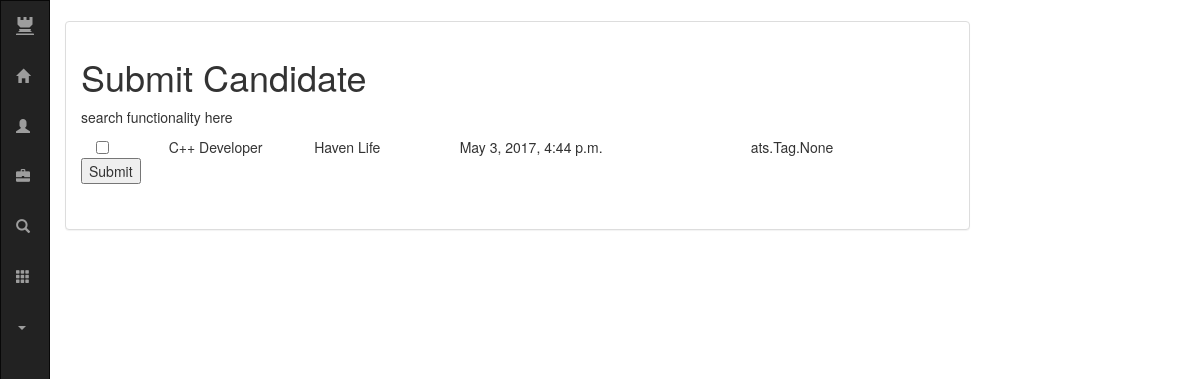
Page /candidate/6/submit (signed in) on the committed database.
### ats/models.py (models this page shows, shortened)
class Job(models.Model):
	title 				= models.CharField(max_length=100)
	description			= models.TextField(max_length=10000)
	currently_open		= models.BooleanField(default=False)
	company 			= models.CharField(max_length=100) #should this be another obj?
	pub_date 			= models.DateTimeField('date published')
	tags 				= models.ManyToManyField(Tag)
	base_url 			= '/job/'

### ats/views.py (the view)
# urls.py: url(r'^candidate/(?P<candidate_pk>[0-9]+)/submit$', views.submit_candidate, name='submit_candidate'),
@login_required
def submit_candidate(request, candidate_pk):
	c = Candidate.objects.get(pk=candidate_pk)
	global_jobs = Job.objects.all()
	if request.method == 'POST':
		arr = request.POST.getlist('jobs')
		for i in range(0,len(arr)):
			for job in Job.objects.filter(pk=arr[i]):
				c.jobs.add(job)
	context = { 'formset' : global_jobs }
	return render(request, 'ats/submit_candidate.html', context)

### ats/templates/ats/submit_candidate.html (shortened to what this page needs)
{% extends "ats/__base.html" %}
{% block content %}
	<h1>Submit Candidate</h1>
	<p> search functionality here</p>
	<form method="post"  enctype="multipart/form-data">
		<div class="container-fluid">
			{% for job in formset %}
				<div class="row">
					<div class="col-md-1"><input type="checkbox" value={{job.id}} name='jobs'></div>
					<div class="col-md-2">{{ job.title }}</div>
				  <div class="col-md-2">{{ job.company }}</div>
				  <div class="col-md-4">{{ job.pub_date }}</div>
				  <div class="col-md-3">{{ job.tags }}</div>
				</div>
			{% endfor %}
		</div>
	<input type='submit' >
	</form>
{% endblock %}

### rows in the picture
Job: title "C++ Developer", company "Haven Life", pub_date "May 3, 2017, 4:44 p.m.", tags "ats.Tag.None"
